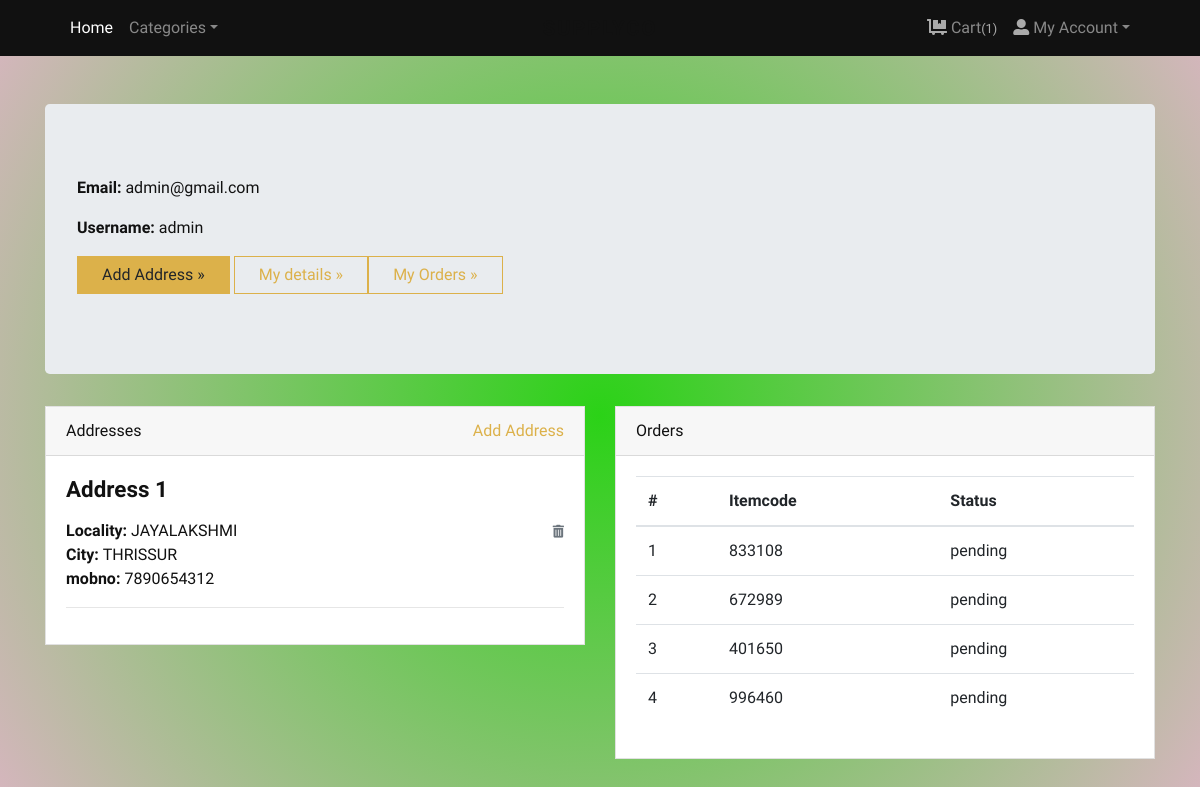
/accounts/profile/ (signed in), run on the app's committed database.
### store/models.py (models this page shows, shortened)
class Customerdetails(models.Model):
    user = models.ForeignKey(User, verbose_name="User", on_delete=models.CASCADE)
    locality = models.CharField(max_length=150, verbose_name="Nearest Location")
    city = models.CharField(max_length=150, verbose_name="City")
    email = models.EmailField(null=True)
    mobno = models.CharField(null=True, max_length=10, validators=[RegexValidator(r'^\d{3}-\d{3}-\d{4}$')])
    rationcardno = models.PositiveIntegerField()
    rationcardphoto = models.ImageField(upload_to='media/images', null=True)

class Order(models.Model):
    id = models.IntegerField(primary_key=True, editable=False)
    order_id = models.CharField(null=True, max_length=50)
    user = models.ForeignKey(User, verbose_name="User", on_delete=models.CASCADE, null=True)
    total = models.FloatField(null=True)
    subtotal = models.FloatField(null=True)
    gst = models.IntegerField(null=True)
    address = models.ForeignKey(Customerdetails, verbose_name="Shipping Address", on_delete=models.CASCADE, null=True)
    ordered_date = models.DateTimeField(default=datetime.now, blank=True, verbose_name="Ordered Date")
    status = models.CharField(
        choices=STATUS_CHOICES,
        max_length=50,
        default="pending"
    )

### store/views.py (the view)
# urls.py: path('accounts/profile/', views.profile, name="profile"),
@login_required
def profile(request):
    addresses = Customerdetails.objects.filter(user=request.user)
    orders = Order.objects.filter(user=request.user).order_by('-user_id')
    return render(request, 'account/profile.html', {'addresses': addresses, 'orders': orders})

### store/context_preprocessors.py (called while the page is built)
def store_menu(request):
    categories = Category.objects.filter(is_active=True)
    context = {
        'categories_menu': categories,
    }
    return context

def cart_menu(request):
    if request.user.is_authenticated:
        cart_items= Cart.objects.filter(user=request.user)
        context = {
            'cart_items': cart_items,
        }
    else:
        context = {}
    return context

### templates/account/profile.html (shortened to what this page needs)
{% extends 'base.html' %}
{% load static %}
    {% block content %}
<body style="background: radial-gradient(circle, rgba(43,210,23,1) 0%, rgba(218,181,194,1) 100%, rgba(148,187,233,1) 100%);">
      <div class="container py-5">
        <div class="jumbotron">
          <p><strong>Email:</strong> {{request.user.email}}</p>
          <p><strong>Username:</strong> {{request.user.username}}</p>
          <p><a class="btn btn-primary btn-large" href="{% url 'store:add-address' %}">Add Address »</a> <a class="btn btn-outline-primary btn-large" href="{% url 'store:customerviewdetails' %}">My details »</a><a class="btn btn-outline-primary btn-large" href="{% url 'store:orders' %}">My Orders »</a></p>
        </div>
        <div class="row">
          <div class="col-lg-6">
            <div class="card mb-4" id="headings">
              <div class="card-header">Addresses <span class="float-right"><a href="{% url 'store:add-address' %}">Add Address</a></span></div>
              <div class="card-body">
                {% if addresses %}
                    {% for address in addresses %}
                        <h4 class="mb-3">Address {{forloop.counter}}</h4>
                        <span class="float-right"><a href="{% url 'store:remove-address' address.id %}"><i class="fas fa-trash-alt small text-muted"></i></a></span>
                        <p>
                            <strong>Locality: </strong>{{address.locality}} <br>
                            <strong>City: </strong>{{address.city}} <br>
                            <strong>mobno: </strong>{{address.mobno}} <br>
                        </p>
                        <hr>
                    {% endfor %}
                {% else %}
                <div class="text-danger">
                  Address not Added.
                </div>
                {% endif %}
              </div>
            </div>
          </div>
          <div class="col-lg-6">
            <div class="card mb-4" id="tables">
              <div class="card-header">Orders</div>
              <div class="card-body">
                <table class="table table-hover">
                  <thead>
                    <tr>
                      <th>#</th>
                      <th>Itemcode</th>
                      <th>Status</th>
                    </tr>
                  </thead>
                  <tbody>
                    {% if orders %}
                      {% for order in orders %}
                        <tr>
                          <td>{{forloop.counter}}</td>
                          <td>{{order.order_id}}</td>
                          <td>
                            {{order.status}}
                          </td>
                        </tr>
                      {% endfor %}
                    {% else %}
                    <tr>
                      <td class="text-danger" colspan="3">You've not Ordered anything yet.</td>
                    </tr>
                    {% endif %}
                  </tbody>
                </table>
              </div>
            </div>
          </div>
        </div>
      </div>
{% endblock content %}

### supplyco/static/css/style.default.css (style rules this page uses)
strong { font-weight: 700; }
.btn { font-weight: 400; border: 1px solid transparent; font-family: inherit; padding: 0.375rem 1.5rem; font-size: 1rem; line-height: 1.5; border-radius: 0; transition: color 0.15s ease-in-out, background-color 0.15s ease-in-out, border-color 0.15s ease-in-out, box-shadow 0.15s ease-in-out; }
.btn-primary { color: #212529; background-color: #dcb14a; border-color: #dcb14a; }
.btn-outline-primary { color: #dcb14a; background-color: transparent; background-image: none; border-color: #dcb14a; }
body { font-family: "Libre Franklin", sans-serif; font-size: 1rem; font-weight: 400; line-height: 1.5; color: #111111; background-color: #fff; }
a { color: #dcb14a; text-decoration: none; }
h1, h2, h3, h4, h5, h6, .h1, .h2, .h3, .h4, .h5, .h6 { margin-bottom: 0.5rem; font-family: inherit; font-weight: 900; line-height: 1.2; color: inherit; }
h4, .h4 { font-size: 1.4rem; }
hr { border-top: 1px solid rgba(17, 17, 17, 0.1); }
small, .small { font-size: 80%; font-weight: 400; }
.card { background-color: #fff; border: 1px solid rgba(17, 17, 17, 0.125); border-radius: 0; }
.card-body { padding: 1.25rem; }
.card-header { padding: 0.75rem 1.25rem; background-color: rgba(17, 17, 17, 0.03); border-bottom: 1px solid rgba(17, 17, 17, 0.125); }
.card-header:first-child { border-radius: calc(0 - 1px) calc(0 - 1px) 0 0; }

### data on the page
Customerdetails: locality "JAYALAKSHMI", city "THRISSUR", mobno "7890654312"
Order: order_id "833108", status "pending"
Order: order_id "672989", status "pending"
Order: order_id "401650", status "pending"
Order: order_id "996460", status "pending"

### other printed values
{{ cart_items.count }} "1"
{{ request.user.email }} "admin@gmail.com"
{{ request.user.username }} "admin"
